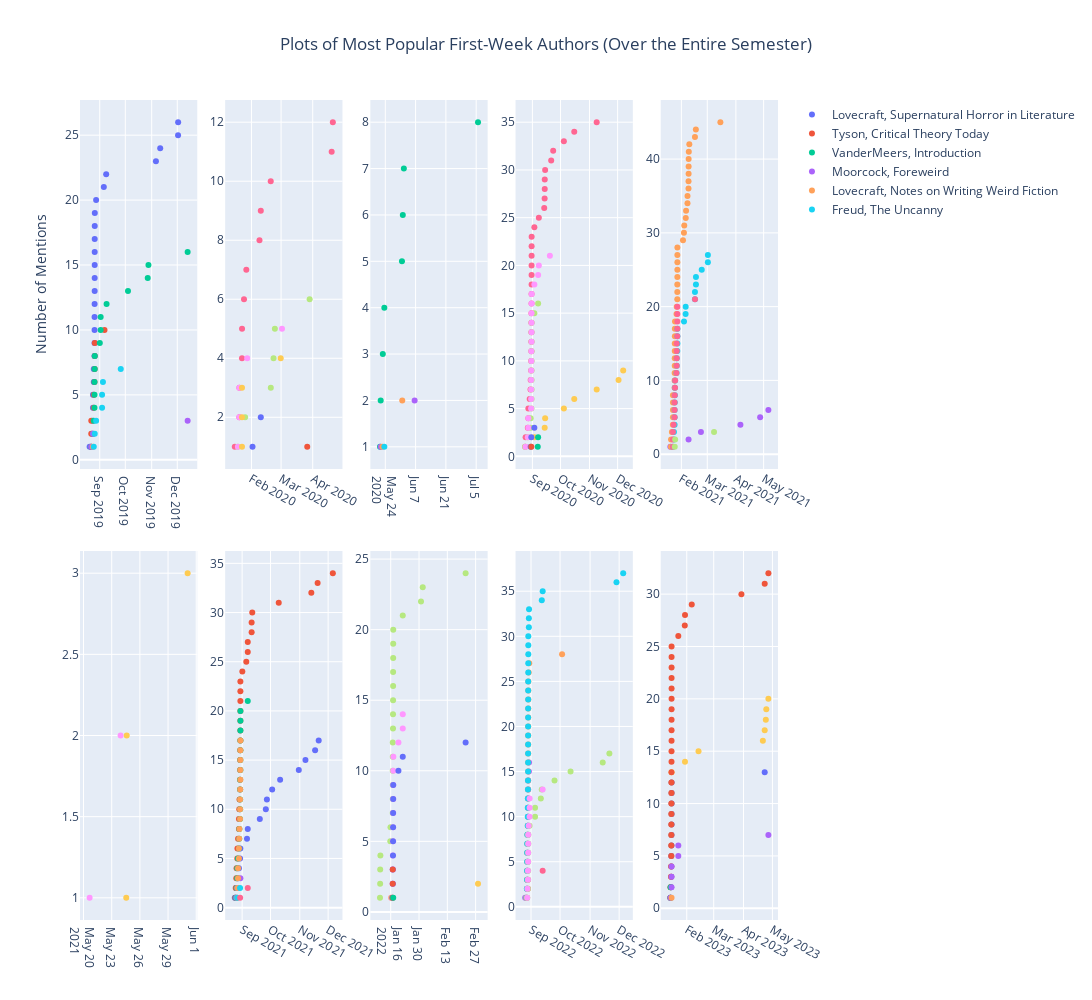

Here is the notebook cell this chart was saved with:
### Code cell
from plotly.subplots import make_subplots

semester_year_list = ['fall_2019', 'spring_2020', 'summer_2020', 'fall_2020',
       'spring_2021', 'summer_2021', 'fall_2021', 'spring_2022',
       'fall_2022', 'spring_2023']

num_rows = 2
num_cols = 5
fig = make_subplots(rows=num_rows, cols=num_cols, shared_xaxes=False, vertical_spacing=0.1)

for i, semester_year in enumerate(semester_year_list):
    row = i // num_cols + 1  # Calculate the row index
    col = i % num_cols + 1  # Calculate the column index

    # Filter the dataframe by semester_year
    just_semester_year = all_together[all_together['semester_year'] == semester_year]
    just_semester_year['author_mentions'] = just_semester_year['author_mentions'].apply(set)

    just_semester_year_exploded_df = just_semester_year.explode('author_mentions')

    specific_author_ids = [1, 2, 3, 4, 5, 123, 124]

    # Filter the DataFrame based on the specific author_ids
    just_semester_year_exploded_df = just_semester_year_exploded_df[just_semester_year_exploded_df['author_mentions'].isin(specific_author_ids)]

    # Select out the two relevant columns, sort the values on 'created_at' column and get the cumulative counts
    plotly_df = just_semester_year_exploded_df[['created_at', 'author_mentions']]
    plotly_df = plotly_df.sort_values('created_at')
    plotly_df['cumulative_count'] = plotly_df.groupby('author_mentions').cumcount() + 1

    show_legend = i == 0

    for author_mention in plotly_df['author_mentions'].unique():
        data = plotly_df[plotly_df['author_mentions'] == author_mention]
        author_name = author_mapping.get(author_mention, str(author_mention))
        fig.add_trace(go.Scatter(
            x=data['created_at'],
            y=data['cumulative_count'],
            name=author_name,
            mode='markers',
            showlegend=show_legend
        ), row=row, col=col)

fig.update_layout(
    title_text='Plots of Most Popular First-Week Authors (Over the Entire Semester)',
    title_x=0.5,
    width=1400,
    height=1000,  # Adjust the height as per your preference
    yaxis=dict(title='Number of Mentions'),
    showlegend=True
)

fig.show()
fig.write_html(r"G:\My Drive\DHStuff\projects\weird_fiction_from_scratch\plots\all_theoretical_author_mentions_over_time.html")

### Figure 1 — Plotly figure (JSON) as saved in the notebook; plotly's stock layout.template omitted (floating-point values rounded to 4 significant figures)
{"data": [{"mode": "markers", "name": "Lovecraft, Supernatural Horror in Literature", "showlegend": true, "type": "scatter", "x": ["2019-08-20T02:31:34+00:00", "2019-08-22T21:28:46+00:00", "2019-08-23T17:03:49+00:00", "2019-08-24T00:43:23+00:00", "2019-08-24T00:52:59+00:00", "2019-08-24T23:52:43+00:00", "2019-08-25T00:04:19+00:00", "2019-08-25T20:04:15+00:00", "2019-08-25T21:12:04+00:00", "2019-08-25T21:22:57+00:00", "2019-08-25T21:38:30+00:00", "2019-08-25T23:07:36+00:00", "2019-08-26T00:58:31+00:00", "2019-08-26T01:10:32+00:00", "2019-08-26T01:53:16+00:00", "2019-08-26T01:58:06+00:00", "2019-08-26T02:02:57+00:00", "2019-08-26T02:40:13+00:00", "2019-08-26T04:25:54+00:00", "2019-08-27T17:28:40+00:00", "2019-09-05T18:40:11+00:00", "2019-09-08T13:14:30+00:00", "2019-11-05T23:06:01+00:00", "2019-11-10T23:51:24+00:00", "2019-12-01T22:51:54+00:00", "2019-12-02T00:57:05+00:00"], "xaxis": "x", "y": [1, 2, 3, 4, 5, 6, 7, 8, 9, 10, 11, 12, 13, 14, 15, 16, 17, 18, 19, 20, 21, 22, 23, 24, 25, 26], "yaxis": "y"}, {"mode": "markers", "name": "Tyson, Critical Theory Today", "showlegend": true, "type": "scatter", "x": ["2019-08-21T23:01:15+00:00", "2019-08-22T00:24:34+00:00", "2019-08-22T01:40:44+00:00", "2019-08-25T00:04:19+00:00", "2019-08-25T00:17:38+00:00", "2019-08-25T20:47:41+00:00", "2019-08-26T01:58:06+00:00", "2019-08-26T02:46:25+00:00", "2019-08-26T04:28:56+00:00", "2019-09-06T13:56:16+00:00"], "xaxis": "x", "y": [1, 2, 3, 4, 5, 6, 7, 8, 9, 10], "yaxis": "y"}, {"mode": "markers", "name": "VanderMeers, Introduction", "showlegend": true, "type": "scatter", "x": ["2019-08-21T23:01:15+00:00", "2019-08-24T01:42:01+00:00", "2019-08-24T23:52:43+00:00", "2019-08-25T20:04:15+00:00", "2019-08-25T21:12:02+00:00", "2019-08-25T21:12:04+00:00", "2019-08-26T02:02:57+00:00", "2019-08-26T04:25:54+00:00", "2019-09-01T01:54:25+00:00", "2019-09-02T02:04:05+00:00", "2019-09-02T02:30:21+00:00", "2019-09-09T00:56:04+00:00", "2019-10-04T03:48:20+00:00", "2019-10-27T07:56:24+00:00", "2019-10-28T04:23:40+00:00", "2019-12-13T05:05:22+00:00"], "xaxis": "x", "y": [1, 2, 3, 4, 5, 6, 7, 8, 9, 10, 11, 12, 13, 14, 15, 16], "yaxis": "y"}, {"mode": "markers", "name": "Moorcock, Foreweird", "showlegend": true, "type": "scatter", "x": ["2019-08-21T23:01:15+00:00", "2019-08-24T01:42:01+00:00", "2019-12-13T05:05:22+00:00"], "xaxis": "x", "y": [1, 2, 3], "yaxis": "y"}, {"mode": "markers", "name": "Lovecraft, Notes on Writing Weird Fiction", "showlegend": true, "type": "scatter", "x": ["2019-08-24T00:43:23+00:00"], "xaxis": "x", "y": [1], "yaxis": "y"}, {"mode": "markers", "name": "Freud, The Uncanny", "showlegend": true, "type": "scatter", "x": ["2019-08-25T00:04:19+00:00", "2019-08-26T02:26:10+00:00", "2019-08-27T17:28:40+00:00", "2019-09-03T17:46:38+00:00", "2019-09-03T17:49:42+00:00", "2019-09-04T18:16:17+00:00", "2019-09-25T15:54:05+00:00"], "xaxis": "x", "y": [1, 2, 3, 4, 5, 6, 7], "yaxis": "y"}, {"mode": "markers", "name": "Lovecraft, Supernatural Horror in Literature", "showlegend": false, "type": "scatter", "x": ["2020-01-15T16:29:40+00:00", "2020-01-20T03:38:51+00:00", "2020-01-20T04:51:04+00:00", "2020-01-22T17:40:49+00:00", "2020-01-22T18:51:46+00:00", "2020-01-24T16:51:58+00:00", "2020-01-26T23:10:08+00:00", "2020-02-08T20:29:57+00:00", "2020-02-10T03:42:37+00:00", "2020-02-19T21:15:23+00:00", "2020-04-19T13:31:54+00:00", "2020-04-20T17:07:16+00:00"], "xaxis": "x2", "y": [1, 2, 3, 4, 5, 6, 7, 8, 9, 10, 11, 12], "yaxis": "y2"}, {"mode": "markers", "name": "VanderMeers, Introduction", "showlegend": false, "type": "scatter", "x": ["2020-01-18T16:43:03+00:00", "2020-01-25T19:07:40+00:00", "2020-02-19T22:51:54+00:00", "2020-02-22T15:29:21+00:00", "2020-02-23T22:33:43+00:00", "2020-03-29T00:00:17+00:00"], "xaxis": "x2", "y": [1, 2, 3, 4, 5, 6], "yaxis": "y2"}, {"mode": "markers", "name": "Tyson, Critical Theory Today", "showlegend": false, "type": "scatter", "x": ["2020-01-18T18:37:26+00:00", "2020-01-20T03:08:08+00:00", "2020-01-20T03:46:37+00:00", "2020-01-27T21:00:36+00:00", "2020-03-01T21:36:14+00:00"], "xaxis": "x2", "y": [1, 2, 3, 4, 5], "yaxis": "y2"}, {"mode": "markers", "name": "Freud, The Uncanny", "showlegend": false, "type": "scatter", "x": ["2020-01-22T17:55:04+00:00", "2020-01-22T17:58:07+00:00", "2020-01-22T18:01:11+00:00", "2020-02-29T15:54:25+00:00"], "xaxis": "x2", "y": [1, 2, 3, 4], "yaxis": "y2"}, {"mode": "markers", "name": "Moorcock, Foreweird", "showlegend": false, "type": "scatter", "x": ["2020-02-02T01:09:10+00:00", "2020-02-10T03:42:37+00:00"], "xaxis": "x2", "y": [1, 2], "yaxis": "y2"}, {"mode": "markers", "name": "Lovecraft, Notes on Writing Weird Fiction", "showlegend": false, "type": "scatter", "x": ["2020-03-26T15:36:48+00:00"], "xaxis": "x2", "y": [1], "yaxis": "y2"}, {"mode": "markers", "name": "Lovecraft, Supernatural Horror in Literature", "showlegend": false, "type": "scatter", "x": ["2020-05-21T12:57:31+00:00", "2020-05-21T20:41:12+00:00", "2020-05-22T20:27:12+00:00", "2020-05-23T13:14:37+00:00", "2020-05-31T16:48:29+00:00", "2020-06-01T02:09:12+00:00", "2020-06-01T13:46:29+00:00", "2020-07-05T20:22:46+00:00"], "xaxis": "x3", "y": [1, 2, 3, 4, 5, 6, 7, 8], "yaxis": "y3"}, {"mode": "markers", "name": "VanderMeers, Introduction", "showlegend": false, "type": "scatter", "x": ["2020-05-21T20:41:12+00:00", "2020-06-06T13:07:12+00:00"], "xaxis": "x3", "y": [1, 2], "yaxis": "y3"}, {"mode": "markers", "name": "Freud, The Uncanny", "showlegend": false, "type": "scatter", "x": ["2020-05-22T15:13:36+00:00", "2020-05-31T20:12:20+00:00"], "xaxis": "x3", "y": [1, 2], "yaxis": "y3"}, {"mode": "markers", "name": "Lovecraft, Notes on Writing Weird Fiction", "showlegend": false, "type": "scatter", "x": ["2020-05-23T13:14:37+00:00"], "xaxis": "x3", "y": [1], "yaxis": "y3"}, {"mode": "markers", "name": "Lovecraft, Supernatural Horror in Literature", "showlegend": false, "type": "scatter", "x": ["2020-08-24T06:40:39+00:00", "2020-08-24T18:10:02+00:00", "2020-08-27T03:13:10+00:00", "2020-08-27T15:40:30+00:00", "2020-08-27T16:18:39+00:00", "2020-08-29T02:41:30+00:00", "2020-08-29T23:56:08+00:00", "2020-08-30T04:20:57+00:00", "2020-08-30T15:22:04+00:00", "2020-08-30T16:59:13+00:00", "2020-08-30T20:59:21+00:00", "2020-08-30T21:09:56+00:00", "2020-08-30T22:18:41+00:00", "2020-08-30T22:30:05+00:00", "2020-08-31T00:01:41+00:00", "2020-08-31T01:58:53+00:00", "2020-08-31T02:27:59+00:00", "2020-08-31T03:00:50+00:00", "2020-08-31T03:15:49+00:00", "2020-08-31T03:18:19+00:00", "2020-08-31T03:34:57+00:00", "2020-08-31T03:57:15+00:00", "2020-08-31T04:54:44+00:00", "2020-09-03T02:23:40+00:00", "2020-09-07T21:10:33+00:00", "2020-09-13T15:11:57+00:00", "2020-09-14T01:14:03+00:00", "2020-09-14T04:13:40+00:00", "2020-09-14T04:52:40+00:00", "2020-09-14T14:55:28+00:00", "2020-09-21T01:38:26+00:00", "2020-09-23T04:42:42+00:00", "2020-10-04T14:26:28+00:00", "2020-10-15T16:39:47+00:00", "2020-11-08T15:56:22+00:00"], "xaxis": "x4", "y": [1, 2, 3, 4, 5, 6, 7, 8, 9, 10, 11, 12, 13, 14, 15, 16, 17, 18, 19, 20, 21, 22, 23, 24, 25, 26, 27, 28, 29, 30, 31, 32, 33, 34, 35], "yaxis": "y4"}, {"mode": "markers", "name": "Fisher, The Weird and the Eerie", "showlegend": false, "type": "scatter", "x": ["2020-08-24T06:40:39+00:00", "2020-08-27T03:13:10+00:00", "2020-08-29T23:50:34+00:00", "2020-08-30T04:20:57+00:00", "2020-08-31T00:01:41+00:00", "2020-08-31T01:58:53+00:00", "2020-08-31T02:20:14+00:00", "2020-08-31T02:42:54+00:00", "2020-08-31T02:51:33+00:00", "2020-08-31T03:04:54+00:00", "2020-08-31T03:15:49+00:00", "2020-08-31T03:34:57+00:00", "2020-08-31T03:57:15+00:00", "2020-08-31T04:54:44+00:00", "2020-09-03T02:23:40+00:00", "2020-09-07T02:35:26+00:00"], "xaxis": "x4", "y": [1, 2, 3, 4, 5, 6, 7, 8, 9, 10, 11, 12, 13, 14, 15, 16], "yaxis": "y4"}, {"mode": "markers", "name": "Freud, The Uncanny", "showlegend": false, "type": "scatter", "x": ["2020-08-24T18:10:02+00:00", "2020-08-27T03:43:33+00:00", "2020-08-27T15:40:30+00:00", "2020-08-27T16:18:39+00:00", "2020-08-30T15:22:04+00:00", "2020-08-30T16:59:13+00:00", "2020-08-30T17:20:48+00:00", "2020-08-30T17:34:26+00:00", "2020-08-30T20:59:21+00:00", "2020-08-30T22:18:41+00:00", "2020-08-30T22:30:05+00:00", "2020-08-31T02:51:33+00:00", "2020-08-31T03:04:54+00:00", "2020-08-31T03:10:37+00:00", "2020-08-31T03:15:49+00:00", "2020-08-31T03:18:19+00:00", "2020-08-31T04:54:44+00:00", "2020-09-03T02:26:01+00:00", "2020-09-07T03:12:09+00:00", "2020-09-07T21:10:33+00:00", "2020-09-19T15:50:39+00:00"], "xaxis": "x4", "y": [1, 2, 3, 4, 5, 6, 7, 8, 9, 10, 11, 12, 13, 14, 15, 16, 17, 18, 19, 20, 21], "yaxis": "y4"}, {"mode": "markers", "name": "VanderMeers, Introduction", "showlegend": false, "type": "scatter", "x": ["2020-08-30T04:20:57+00:00", "2020-09-03T02:23:40+00:00", "2020-09-14T03:27:32+00:00", "2020-09-14T14:55:28+00:00", "2020-10-04T14:26:28+00:00", "2020-10-15T16:39:47+00:00", "2020-11-08T15:56:22+00:00", "2020-12-02T00:09:20+00:00", "2020-12-06T23:19:06+00:00"], "xaxis": "x4", "y": [1, 2, 3, 4, 5, 6, 7, 8, 9], "yaxis": "y4"}, {"mode": "markers", "name": "Lovecraft, Notes on Writing Weird Fiction", "showlegend": false, "type": "scatter", "x": ["2020-08-30T04:20:57+00:00", "2020-08-30T20:59:21+00:00", "2020-09-03T02:23:40+00:00"], "xaxis": "x4", "y": [1, 2, 3], "yaxis": "y4"}, {"mode": "markers", "name": "Tyson, Critical Theory Today", "showlegend": false, "type": "scatter", "x": ["2020-08-30T20:59:21+00:00"], "xaxis": "x4", "y": [1], "yaxis": "y4"}, {"mode": "markers", "name": "Moorcock, Foreweird", "showlegend": false, "type": "scatter", "x": ["2020-09-06T17:28:35+00:00", "2020-09-07T02:31:00+00:00"], "xaxis": "x4", "y": [1, 2], "yaxis": "y4"}, {"mode": "markers", "name": "VanderMeers, Introduction", "showlegend": false, "type": "scatter", "x": ["2021-01-20T01:50:27+00:00", "2021-02-08T18:29:01+00:00", "2021-02-22T03:49:51+00:00", "2021-04-05T21:06:42+00:00", "2021-04-27T05:35:09+00:00", "2021-05-06T03:21:41+00:00"], "xaxis": "x5", "y": [1, 2, 3, 4, 5, 6], "yaxis": "y5"}, {"mode": "markers", "name": "Lovecraft, Supernatural Horror in Literature", "showlegend": false, "type": "scatter", "x": ["2021-01-20T17:18:41+00:00", "2021-01-20T19:49:39+00:00", "2021-01-21T17:40:29+00:00", "2021-01-22T19:10:50+00:00", "2021-01-22T21:27:18+00:00", "2021-01-22T21:35:52+00:00", "2021-01-22T21:43:15+00:00", "2021-01-22T21:51:26+00:00", "2021-01-24T16:12:05+00:00", "2021-01-24T16:29:13+00:00", "2021-01-24T17:12:49+00:00", "2021-01-24T20:20:04+00:00", "2021-01-24T20:35:53+00:00", "2021-01-24T20:42:31+00:00", "2021-01-24T20:48:49+00:00", "2021-01-24T22:58:53+00:00", "2021-01-24T23:12:18+00:00", "2021-01-25T03:01:47+00:00", "2021-01-26T17:58:30+00:00", "2021-01-26T23:20:27+00:00", "2021-01-27T13:53:30+00:00", "2021-01-27T14:02:36+00:00", "2021-01-27T14:24:47+00:00", "2021-01-27T15:28:58+00:00", "2021-01-27T16:03:22+00:00", "2021-01-27T16:16:58+00:00", "2021-01-27T16:21:53+00:00", "2021-01-27T16:44:09+00:00", "2021-02-02T18:05:49+00:00", "2021-02-03T18:43:40+00:00", "2021-02-04T03:12:38+00:00", "2021-02-05T17:58:35+00:00", "2021-02-06T02:04:20+00:00", "2021-02-07T14:55:50+00:00", "2021-02-07T15:39:41+00:00", "2021-02-08T16:56:57+00:00", "2021-02-08T17:51:07+00:00", "2021-02-08T19:55:11+00:00", "2021-02-08T20:33:43+00:00", "2021-02-08T21:17:12+00:00", "2021-02-09T00:50:24+00:00", "2021-02-09T14:20:25+00:00", "2021-02-15T16:37:54+00:00", "2021-02-16T16:13:48+00:00", "2021-03-15T04:41:54+00:00"], "xaxis": "x5", "y": [1, 2, 3, 4, 5, 6, 7, 8, 9, 10, 11, 12, 13, 14, 15, 16, 17, 18, 19, 20, 21, 22, 23, 24, 25, 26, 27, 28, 29, 30, 31, 32, 33, 34, 35, 36, 37, 38, 39, 40, 41, 42, 43, 44, 45], "yaxis": "y5"}, {"mode": "markers", "name": "Freud, The Uncanny", "showlegend": false, "type": "scatter", "x": ["2021-01-22T21:40:13+00:00", "2021-01-23T23:19:54+00:00", "2021-01-23T23:29:19+00:00", "2021-01-24T16:14:11+00:00", "2021-01-24T16:37:06+00:00", "2021-01-24T17:10:05+00:00", "2021-01-24T20:20:04+00:00", "2021-01-24T22:58:53+00:00", "2021-01-24T23:17:51+00:00", "2021-01-25T06:31:33+00:00", "2021-01-26T18:01:58+00:00", "2021-01-27T00:19:17+00:00", "2021-01-27T00:30:11+00:00", "2021-01-27T14:24:47+00:00", "2021-01-27T16:07:03+00:00", "2021-01-27T16:26:03+00:00", "2021-01-27T16:40:52+00:00", "2021-02-03T20:35:35+00:00", "2021-02-05T14:19:47+00:00", "2021-02-05T15:33:02+00:00", "2021-02-15T16:52:55+00:00", "2021-02-15T17:02:59+00:00", "2021-02-16T18:29:42+00:00", "2021-02-16T18:33:49+00:00", "2021-02-23T00:24:45+00:00", "2021-03-01T16:11:11+00:00", "2021-03-01T16:56:44+00:00"], "xaxis": "x5", "y": [1, 2, 3, 4, 5, 6, 7, 8, 9, 10, 11, 12, 13, 14, 15, 16, 17, 18, 19, 20, 21, 22, 23, 24, 25, 26, 27], "yaxis": "y5"}, {"mode": "markers", "name": "Fisher, The Weird and the Eerie", "showlegend": false, "type": "scatter", "x": ["2021-01-22T21:40:13+00:00", "2021-01-22T21:43:15+00:00", "2021-01-22T21:51:26+00:00", "2021-01-23T15:24:33+00:00", "2021-01-24T16:37:06+00:00", "2021-01-24T16:40:28+00:00", "2021-01-24T17:12:49+00:00", "2021-01-24T20:42:31+00:00", "2021-01-25T03:01:47+00:00", "2021-01-25T06:31:33+00:00", "2021-01-26T18:04:29+00:00", "2021-01-26T23:20:27+00:00", "2021-01-26T23:57:42+00:00", "2021-01-27T00:19:17+00:00", "2021-01-27T00:30:11+00:00", "2021-01-27T13:53:30+00:00", "2021-01-27T15:04:42+00:00", "2021-01-27T15:28:58+00:00", "2021-01-27T16:16:58+00:00", "2021-01-27T16:26:03+00:00", "2021-02-15T17:52:03+00:00"], "xaxis": "x5", "y": [1, 2, 3, 4, 5, 6, 7, 8, 9, 10, 11, 12, 13, 14, 15, 16, 17, 18, 19, 20, 21], "yaxis": "y5"}, {"mode": "markers", "name": "Tyson, Critical Theory Today", "showlegend": false, "type": "scatter", "x": ["2021-01-24T20:20:04+00:00", "2021-01-25T05:56:57+00:00", "2021-03-08T08:24:48+00:00"], "xaxis": "x5", "y": [1, 2, 3], "yaxis": "y5"}, {"mode": "markers", "name": "VanderMeers, Introduction", "showlegend": false, "type": "scatter", "x": ["2021-05-20T15:31:38+00:00", "2021-05-23T22:42:36+00:00"], "xaxis": "x6", "y": [1, 2], "yaxis": "y6"}, {"mode": "markers", "name": "Lovecraft, Supernatural Horror in Literature", "showlegend": false, "type": "scatter", "x": ["2021-05-24T13:08:08+00:00", "2021-05-24T14:19:02+00:00", "2021-05-31T02:04:02+00:00"], "xaxis": "x6", "y": [1, 2, 3], "yaxis": "y6"}, {"mode": "markers", "name": "VanderMeers, Introduction", "showlegend": false, "type": "scatter", "x": ["2021-08-24T05:41:18+00:00", "2021-08-25T15:55:34+00:00", "2021-08-27T16:22:18+00:00", "2021-08-28T15:01:08+00:00", "2021-08-29T19:27:43+00:00", "2021-08-30T02:37:26+00:00", "2021-09-06T03:21:02+00:00", "2021-09-06T22:58:15+00:00", "2021-09-19T16:58:36+00:00", "2021-09-26T01:44:57+00:00", "2021-09-27T04:51:47+00:00", "2021-10-02T18:49:55+00:00", "2021-10-11T04:52:36+00:00", "2021-10-30T23:13:23+00:00", "2021-11-07T00:28:55+00:00", "2021-11-17T05:45:03+00:00", "2021-11-21T00:55:41+00:00"], "xaxis": "x7", "y": [1, 2, 3, 4, 5, 6, 7, 8, 9, 10, 11, 12, 13, 14, 15, 16, 17], "yaxis": "y7"}, {"mode": "markers", "name": "Lovecraft, Supernatural Horror in Literature", "showlegend": false, "type": "scatter", "x": ["2021-08-24T19:07:23+00:00", "2021-08-25T04:58:28+00:00", "2021-08-25T19:24:08+00:00", "2021-08-26T02:00:02+00:00", "2021-08-26T20:51:11+00:00", "2021-08-27T00:22:26+00:00", "2021-08-27T16:22:18+00:00", "2021-08-28T15:01:08+00:00", "2021-08-28T15:27:01+00:00", "2021-08-28T23:05:27+00:00", "2021-08-29T04:53:25+00:00", "2021-08-29T19:21:41+00:00", "2021-08-29T19:27:43+00:00", "2021-08-29T20:54:16+00:00", "2021-08-29T21:27:34+00:00", "2021-08-29T23:17:51+00:00", "2021-08-30T02:37:26+00:00", "2021-08-30T02:37:56+00:00", "2021-08-30T03:11:38+00:00", "2021-08-30T03:21:16+00:00", "2021-08-30T03:25:42+00:00", "2021-08-30T03:43:30+00:00", "2021-08-30T03:50:08+00:00", "2021-09-01T05:01:51+00:00", "2021-09-05T09:29:51+00:00", "2021-09-06T22:58:15+00:00", "2021-09-06T23:04:31+00:00", "2021-09-11T01:13:43+00:00", "2021-09-11T01:29:12+00:00", "2021-09-11T16:42:38+00:00", "2021-10-09T17:23:34+00:00", "2021-11-13T05:25:38+00:00", "2021-11-19T21:09:06+00:00", "2021-12-05T23:46:44+00:00"], "xaxis": "x7", "y": [1, 2, 3, 4, 5, 6, 7, 8, 9, 10, 11, 12, 13, 14, 15, 16, 17, 18, 19, 20, 21, 22, 23, 24, 25, 26, 27, 28, 29, 30, 31, 32, 33, 34], "yaxis": "y7"}, {"mode": "markers", "name": "Freud, The Uncanny", "showlegend": false, "type": "scatter", "x": ["2021-08-25T04:58:28+00:00", "2021-08-26T02:00:02+00:00", "2021-08-26T19:32:43+00:00", "2021-08-26T20:51:11+00:00", "2021-08-27T15:28:31+00:00", "2021-08-28T15:27:01+00:00", "2021-08-28T23:04:36+00:00", "2021-08-29T02:29:47+00:00", "2021-08-29T19:27:43+00:00", "2021-08-29T20:45:11+00:00", "2021-08-29T20:54:16+00:00", "2021-08-29T21:05:32+00:00", "2021-08-29T21:08:48+00:00", "2021-08-30T02:27:34+00:00", "2021-08-30T02:37:56+00:00", "2021-08-30T03:11:38+00:00", "2021-08-30T03:21:16+00:00", "2021-08-30T03:58:55+00:00", "2021-08-30T04:31:24+00:00", "2021-08-30T04:38:53+00:00", "2021-09-06T22:58:15+00:00"], "xaxis": "x7", "y": [1, 2, 3, 4, 5, 6, 7, 8, 9, 10, 11, 12, 13, 14, 15, 16, 17, 18, 19, 20, 21], "yaxis": "y7"}, {"mode": "markers", "name": "Tyson, Critical Theory Today", "showlegend": false, "type": "scatter", "x": ["2021-08-25T19:24:08+00:00", "2021-08-26T20:51:11+00:00", "2021-08-30T03:36:25+00:00"], "xaxis": "x7", "y": [1, 2, 3], "yaxis": "y7"}, {"mode": "markers", "name": "Fisher, The Weird and the Eerie", "showlegend": false, "type": "scatter", "x": ["2021-08-26T19:32:43+00:00", "2021-08-27T00:22:26+00:00", "2021-08-27T15:28:31+00:00", "2021-08-27T16:22:18+00:00", "2021-08-28T15:01:08+00:00", "2021-08-28T15:27:01+00:00", "2021-08-28T23:05:27+00:00", "2021-08-29T04:53:25+00:00", "2021-08-29T19:21:41+00:00", "2021-08-29T20:45:11+00:00", "2021-08-29T21:27:34+00:00", "2021-08-29T23:17:51+00:00", "2021-08-30T02:27:34+00:00", "2021-08-30T02:37:26+00:00", "2021-08-30T03:43:30+00:00", "2021-08-30T03:50:08+00:00", "2021-08-30T04:31:24+00:00"], "xaxis": "x7", "y": [1, 2, 3, 4, 5, 6, 7, 8, 9, 10, 11, 12, 13, 14, 15, 16, 17], "yaxis": "y7"}, {"mode": "markers", "name": "Lovecraft, Notes on Writing Weird Fiction", "showlegend": false, "type": "scatter", "x": ["2021-08-26T20:51:11+00:00", "2021-08-29T19:21:41+00:00"], "xaxis": "x7", "y": [1, 2], "yaxis": "y7"}, {"mode": "markers", "name": "Moorcock, Foreweird", "showlegend": false, "type": "scatter", "x": ["2021-08-29T21:05:32+00:00", "2021-09-06T22:58:15+00:00"], "xaxis": "x7", "y": [1, 2], "yaxis": "y7"}, {"mode": "markers", "name": "Lovecraft, Supernatural Horror in Literature", "showlegend": false, "type": "scatter", "x": ["2022-01-10T16:29:54+00:00", "2022-01-10T18:19:16+00:00", "2022-01-10T19:03:01+00:00", "2022-01-10T21:24:13+00:00", "2022-01-15T19:09:49+00:00", "2022-01-15T21:18:09+00:00", "2022-01-16T23:34:20+00:00", "2022-01-17T00:01:11+00:00", "2022-01-17T00:05:35+00:00", "2022-01-17T00:07:22+00:00", "2022-01-17T00:14:06+00:00", "2022-01-17T00:15:48+00:00", "2022-01-17T02:55:42+00:00", "2022-01-17T03:20:38+00:00", "2022-01-17T04:07:25+00:00", "2022-01-17T04:14:49+00:00", "2022-01-17T04:18:34+00:00", "2022-01-17T05:09:26+00:00", "2022-01-17T05:40:38+00:00", "2022-01-17T05:59:20+00:00", "2022-01-21T23:04:54+00:00", "2022-01-30T23:34:59+00:00", "2022-01-31T20:00:39+00:00", "2022-02-22T01:25:37+00:00"], "xaxis": "x8", "y": [1, 2, 3, 4, 5, 6, 7, 8, 9, 10, 11, 12, 13, 14, 15, 16, 17, 18, 19, 20, 21, 22, 23, 24], "yaxis": "y8"}, {"mode": "markers", "name": "Freud, The Uncanny", "showlegend": false, "type": "scatter", "x": ["2022-01-16T02:03:13+00:00", "2022-01-16T23:34:20+00:00", "2022-01-17T00:07:22+00:00", "2022-01-17T01:08:40+00:00", "2022-01-17T01:23:29+00:00", "2022-01-17T03:20:38+00:00", "2022-01-17T04:14:49+00:00", "2022-01-17T05:09:26+00:00", "2022-01-17T05:31:25+00:00", "2022-01-17T06:00:51+00:00", "2022-01-17T07:14:21+00:00", "2022-01-19T19:39:39+00:00", "2022-01-21T23:02:22+00:00", "2022-01-21T23:04:54+00:00"], "xaxis": "x8", "y": [1, 2, 3, 4, 5, 6, 7, 8, 9, 10, 11, 12, 13, 14], "yaxis": "y8"}, {"mode": "markers", "name": "VanderMeers, Introduction", "showlegend": false, "type": "scatter", "x": ["2022-01-16T06:46:00+00:00", "2022-02-28T04:31:38+00:00"], "xaxis": "x8", "y": [1, 2], "yaxis": "y8"}, {"mode": "markers", "name": "Fisher, The Weird and the Eerie", "showlegend": false, "type": "scatter", "x": ["2022-01-16T18:03:19+00:00", "2022-01-17T00:31:41+00:00", "2022-01-17T00:34:44+00:00", "2022-01-17T02:55:42+00:00", "2022-01-17T04:07:25+00:00", "2022-01-17T04:14:49+00:00", "2022-01-17T04:18:34+00:00", "2022-01-17T05:31:25+00:00", "2022-01-17T05:59:20+00:00", "2022-01-19T19:39:39+00:00", "2022-01-21T23:02:22+00:00", "2022-02-22T01:25:37+00:00"], "xaxis": "x8", "y": [1, 2, 3, 4, 5, 6, 7, 8, 9, 10, 11, 12], "yaxis": "y8"}, {"mode": "markers", "name": "Lovecraft, Notes on Writing Weird Fiction", "showlegend": false, "type": "scatter", "x": ["2022-01-16T23:34:20+00:00", "2022-01-16T23:38:29+00:00", "2022-01-17T00:01:11+00:00"], "xaxis": "x8", "y": [1, 2, 3], "yaxis": "y8"}, {"mode": "markers", "name": "Tyson, Critical Theory Today", "showlegend": false, "type": "scatter", "x": ["2022-01-17T05:31:25+00:00"], "xaxis": "x8", "y": [1], "yaxis": "y8"}, {"mode": "markers", "name": "Fisher, The Weird and the Eerie", "showlegend": false, "type": "scatter", "x": ["2022-08-25T23:21:51+00:00", "2022-08-28T00:17:09+00:00", "2022-08-28T02:03:16+00:00", "2022-08-28T05:07:00+00:00", "2022-08-28T15:58:24+00:00", "2022-08-28T16:16:01+00:00", "2022-08-28T20:29:12+00:00", "2022-08-28T23:51:24+00:00", "2022-08-29T00:50:51+00:00", "2022-08-29T01:18:47+00:00", "2022-08-29T01:52:21+00:00", "2022-08-29T02:30:21+00:00", "2022-08-29T02:39:56+00:00", "2022-08-29T02:43:26+00:00", "2022-08-29T19:17:11+00:00", "2022-08-29T23:03:32+00:00"], "xaxis": "x9", "y": [1, 2, 3, 4, 5, 6, 7, 8, 9, 10, 11, 12, 13, 14, 15, 16], "yaxis": "y9"}, {"mode": "markers", "name": "Freud, The Uncanny", "showlegend": false, "type": "scatter", "x": ["2022-08-26T22:20:34+00:00", "2022-08-27T17:41:03+00:00", "2022-08-27T23:04:58+00:00", "2022-08-28T00:17:09+00:00", "2022-08-28T01:26:16+00:00", "2022-08-28T02:03:16+00:00", "2022-08-28T05:07:00+00:00", "2022-08-28T06:28:04+00:00", "2022-08-28T15:58:24+00:00", "2022-08-28T20:03:45+00:00", "2022-08-28T20:48:54+00:00", "2022-08-28T21:13:08+00:00", "2022-08-28T22:01:54+00:00", "2022-08-28T23:40:03+00:00", "2022-08-29T01:15:32+00:00", "2022-08-29T01:18:56+00:00", "2022-08-29T01:52:21+00:00", "2022-08-29T02:22:06+00:00", "2022-08-29T02:39:56+00:00", "2022-08-29T03:06:17+00:00", "2022-08-29T03:21:09+00:00", "2022-08-29T04:02:26+00:00", "2022-08-29T04:54:40+00:00", "2022-08-29T04:56:40+00:00", "2022-08-29T05:24:50+00:00", "2022-08-29T14:50:20+00:00", "2022-08-30T03:48:43+00:00", "2022-10-03T01:43:37+00:00"], "xaxis": "x9", "y": [1, 2, 3, 4, 5, 6, 7, 8, 9, 10, 11, 12, 13, 14, 15, 16, 17, 18, 19, 20, 21, 22, 23, 24, 25, 26, 27, 28], "yaxis": "y9"}, {"mode": "markers", "name": "Lovecraft, Supernatural Horror in Literature", "showlegend": false, "type": "scatter", "x": ["2022-08-27T06:30:33+00:00", "2022-08-27T17:41:03+00:00", "2022-08-27T23:02:16+00:00", "2022-08-27T23:04:58+00:00", "2022-08-28T00:16:36+00:00", "2022-08-28T00:17:09+00:00", "2022-08-28T01:26:16+00:00", "2022-08-28T05:07:00+00:00", "2022-08-28T15:58:24+00:00", "2022-08-28T16:01:21+00:00", "2022-08-28T16:16:01+00:00", "2022-08-28T17:57:11+00:00", "2022-08-28T20:03:45+00:00", "2022-08-28T20:54:08+00:00", "2022-08-28T23:40:03+00:00", "2022-08-28T23:51:24+00:00", "2022-08-29T00:05:39+00:00", "2022-08-29T00:09:01+00:00", "2022-08-29T00:41:24+00:00", "2022-08-29T00:54:46+00:00", "2022-08-29T01:15:32+00:00", "2022-08-29T01:18:47+00:00", "2022-08-29T02:22:31+00:00", "2022-08-29T02:30:21+00:00", "2022-08-29T02:43:26+00:00", "2022-08-29T03:29:09+00:00", "2022-08-29T04:10:15+00:00", "2022-08-29T04:36:26+00:00", "2022-08-29T04:51:21+00:00", "2022-08-29T05:24:50+00:00", "2022-08-29T18:41:49+00:00", "2022-08-29T19:17:11+00:00", "2022-08-29T23:03:32+00:00", "2022-09-12T03:02:07+00:00", "2022-09-13T00:57:30+00:00", "2022-11-28T06:01:10+00:00", "2022-12-05T04:19:26+00:00"], "xaxis": "x9", "y": [1, 2, 3, 4, 5, 6, 7, 8, 9, 10, 11, 12, 13, 14, 15, 16, 17, 18, 19, 20, 21, 22, 23, 24, 25, 26, 27, 28, 29, 30, 31, 32, 33, 34, 35, 36, 37], "yaxis": "y9"}, {"mode": "markers", "name": "Lovecraft, Notes on Writing Weird Fiction", "showlegend": false, "type": "scatter", "x": ["2022-08-27T23:02:16+00:00", "2022-08-28T20:03:45+00:00", "2022-08-28T23:40:03+00:00", "2022-09-13T00:57:30+00:00"], "xaxis": "x9", "y": [1, 2, 3, 4], "yaxis": "y9"}, {"mode": "markers", "name": "VanderMeers, Introduction", "showlegend": false, "type": "scatter", "x": ["2022-08-28T02:03:16+00:00", "2022-08-28T19:30:50+00:00", "2022-08-28T19:55:18+00:00", "2022-08-29T01:15:32+00:00", "2022-08-29T02:22:31+00:00", "2022-08-29T03:06:17+00:00", "2022-08-29T04:36:26+00:00", "2022-08-29T04:56:40+00:00", "2022-08-30T11:47:43+00:00", "2022-09-05T03:54:09+00:00", "2022-09-05T03:59:07+00:00", "2022-09-11T03:23:54+00:00", "2022-09-12T01:27:59+00:00", "2022-09-25T06:43:30+00:00", "2022-10-11T20:01:38+00:00", "2022-11-14T00:48:17+00:00", "2022-11-20T22:01:49+00:00"], "xaxis": "x9", "y": [1, 2, 3, 4, 5, 6, 7, 8, 9, 10, 11, 12, 13, 14, 15, 16, 17], "yaxis": "y9"}, {"mode": "markers", "name": "Moorcock, Foreweird", "showlegend": false, "type": "scatter", "x": ["2022-08-28T02:03:16+00:00", "2022-08-28T06:28:04+00:00", "2022-08-28T19:30:50+00:00", "2022-08-28T19:55:18+00:00", "2022-08-29T00:41:24+00:00", "2022-08-29T02:22:31+00:00", "2022-08-29T03:06:17+00:00", "2022-08-29T03:14:04+00:00", "2022-08-29T14:50:20+00:00", "2022-08-30T11:47:43+00:00", "2022-08-30T13:50:33+00:00", "2022-08-30T14:18:20+00:00", "2022-09-13T00:57:30+00:00"], "xaxis": "x9", "y": [1, 2, 3, 4, 5, 6, 7, 8, 9, 10, 11, 12, 13], "yaxis": "y9"}, {"mode": "markers", "name": "Freud, The Uncanny", "showlegend": false, "type": "scatter", "x": ["2023-01-14T23:04:17+00:00", "2023-01-15T03:41:43+00:00", "2023-01-15T18:49:00+00:00", "2023-01-15T23:13:58+00:00", "2023-01-16T02:06:24+00:00", "2023-01-16T02:09:45+00:00", "2023-01-16T02:23:28+00:00", "2023-01-16T04:25:38+00:00", "2023-01-16T05:20:47+00:00", "2023-01-16T05:48:35+00:00", "2023-01-16T05:54:32+00:00", "2023-01-16T05:56:41+00:00", "2023-01-16T05:58:10+00:00", "2023-01-30T04:09:36+00:00", "2023-02-13T05:36:59+00:00", "2023-04-21T01:21:47+00:00", "2023-04-22T23:44:48+00:00", "2023-04-24T03:06:17+00:00", "2023-04-24T14:58:28+00:00", "2023-04-26T19:15:47+00:00"], "xaxis": "x10", "y": [1, 2, 3, 4, 5, 6, 7, 8, 9, 10, 11, 12, 13, 14, 15, 16, 17, 18, 19, 20], "yaxis": "y10"}, {"mode": "markers", "name": "Fisher, The Weird and the Eerie", "showlegend": false, "type": "scatter", "x": ["2023-01-14T23:04:17+00:00", "2023-01-15T18:49:00+00:00", "2023-01-15T22:15:46+00:00", "2023-01-15T22:41:13+00:00", "2023-01-15T23:07:34+00:00", "2023-01-16T04:13:57+00:00", "2023-01-16T04:23:04+00:00", "2023-01-16T05:03:00+00:00", "2023-01-16T05:41:07+00:00", "2023-01-16T05:47:16+00:00", "2023-01-16T05:53:50+00:00", "2023-01-16T05:58:20+00:00", "2023-04-22T23:44:48+00:00"], "xaxis": "x10", "y": [1, 2, 3, 4, 5, 6, 7, 8, 9, 10, 11, 12, 13], "yaxis": "y10"}, {"mode": "markers", "name": "Lovecraft, Supernatural Horror in Literature", "showlegend": false, "type": "scatter", "x": ["2023-01-14T23:04:17+00:00", "2023-01-15T03:41:43+00:00", "2023-01-15T18:49:00+00:00", "2023-01-15T20:37:45+00:00", "2023-01-15T21:05:07+00:00", "2023-01-15T22:15:46+00:00", "2023-01-15T23:07:34+00:00", "2023-01-15T23:13:58+00:00", "2023-01-15T23:53:35+00:00", "2023-01-16T00:23:04+00:00", "2023-01-16T02:09:45+00:00", "2023-01-16T02:23:28+00:00", "2023-01-16T02:43:52+00:00", "2023-01-16T04:13:57+00:00", "2023-01-16T04:23:04+00:00", "2023-01-16T05:03:00+00:00", "2023-01-16T05:06:30+00:00", "2023-01-16T05:30:56+00:00", "2023-01-16T05:41:07+00:00", "2023-01-16T05:47:16+00:00", "2023-01-16T05:48:35+00:00", "2023-01-16T05:53:50+00:00", "2023-01-16T05:54:32+00:00", "2023-01-16T05:56:41+00:00", "2023-01-16T05:58:10+00:00", "2023-01-23T05:24:26+00:00", "2023-01-29T23:04:42+00:00", "2023-01-30T05:01:21+00:00", "2023-02-06T04:28:11+00:00", "2023-03-29T18:57:02+00:00", "2023-04-22T23:44:48+00:00", "2023-04-26T19:15:47+00:00"], "xaxis": "x10", "y": [1, 2, 3, 4, 5, 6, 7, 8, 9, 10, 11, 12, 13, 14, 15, 16, 17, 18, 19, 20, 21, 22, 23, 24, 25, 26, 27, 28, 29, 30, 31, 32], "yaxis": "y10"}, {"mode": "markers", "name": "Moorcock, Foreweird", "showlegend": false, "type": "scatter", "x": ["2023-01-15T03:29:32+00:00", "2023-01-15T03:41:43+00:00"], "xaxis": "x10", "y": [1, 2], "yaxis": "y10"}, {"mode": "markers", "name": "VanderMeers, Introduction", "showlegend": false, "type": "scatter", "x": ["2023-01-15T03:29:32+00:00", "2023-01-16T04:13:57+00:00", "2023-01-16T05:03:00+00:00", "2023-01-16T05:48:35+00:00", "2023-01-23T05:24:26+00:00", "2023-01-23T05:24:47+00:00", "2023-04-26T19:15:47+00:00"], "xaxis": "x10", "y": [1, 2, 3, 4, 5, 6, 7], "yaxis": "y10"}, {"mode": "markers", "name": "Lovecraft, Notes on Writing Weird Fiction", "showlegend": false, "type": "scatter", "x": ["2023-01-16T05:06:30+00:00"], "xaxis": "x10", "y": [1], "yaxis": "y10"}], "layout": {"height": 1000, "showlegend": true, "title": {"text": "Plots of Most Popular First-Week Authors (Over the Entire Semester)", "x": 0.5}, "width": 1400, "xaxis": {"anchor": "y", "domain": [0, 0.168]}, "xaxis10": {"anchor": "y10", "domain": [0.832, 1]}, "xaxis2": {"anchor": "y2", "domain": [0.208, 0.376]}, "xaxis3": {"anchor": "y3", "domain": [0.416, 0.584]}, "xaxis4": {"anchor": "y4", "domain": [0.624, 0.792]}, "xaxis5": {"anchor": "y5", "domain": [0.832, 1]}, "xaxis6": {"anchor": "y6", "domain": [0, 0.168]}, "xaxis7": {"anchor": "y7", "domain": [0.208, 0.376]}, "xaxis8": {"anchor": "y8", "domain": [0.416, 0.584]}, "xaxis9": {"anchor": "y9", "domain": [0.624, 0.792]}, "yaxis": {"anchor": "x", "domain": [0.55, 1], "title": {"text": "Number of Mentions"}}, "yaxis10": {"anchor": "x10", "domain": [0, 0.45]}, "yaxis2": {"anchor": "x2", "domain": [0.55, 1]}, "yaxis3": {"anchor": "x3", "domain": [0.55, 1]}, "yaxis4": {"anchor": "x4", "domain": [0.55, 1]}, "yaxis5": {"anchor": "x5", "domain": [0.55, 1]}, "yaxis6": {"anchor": "x6", "domain": [0, 0.45]}, "yaxis7": {"anchor": "x7", "domain": [0, 0.45]}, "yaxis8": {"anchor": "x8", "domain": [0, 0.45]}, "yaxis9": {"anchor": "x9", "domain": [0, 0.45]}}}
